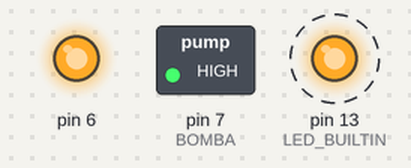
A sketch run on a simulated Arduino Uno, built with avr-gcc and run on an emulated ATmega328P. Shown: switched loads named in the sketch (green lamp = pin HIGH), output pins drawn as LEDs (lit = HIGH). Dashed ring = blinking.

Above: at 0.1 s.
Timing chart, 0 to 40.0 s (numbered marks = the images above):
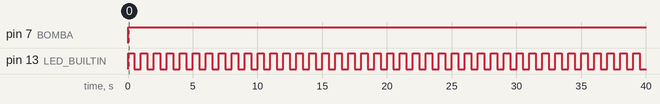

Measured:
- by itself, pin 7 (BOMBA): LOW → HIGH at 0.00 s
- by itself, pin 13 (LED_BUILTIN): alternates HIGH for 0.50 s and LOW for 0.50 s

The sketch:

irrigador.ino
```cpp
/*
 * Sistema de irrigação
 * Pino 6: sempre ligado, usado para testes
 * Pino 7: liga/desliga a bomba
 * LED_BUILTIN: pisca rápido quando a bomba está ligada, pisca mais lento quando a bomba está desligada
 */

// Bomba d'água
#define BOMBA 7

//  Tempo ligado
#define ON_H (0L)
#define ON_M (1L)
#define ON_S (30L)
#define ON ((ON_H * 60L + ON_M) * 60L + ON_S)

//  Tempo desligado (na verdade, deveria ser tempo do ciclo)
#define OFF_H (24L)
#define OFF_M (0L)
#define OFF_S (0L)
#define OFF ((OFF_H * 60L + OFF_M) * 60L + OFF_S - ON)

//#define TX_LED 1

void setup() {
  // initialize digital pin LED_BUILTIN as an output.
  pinMode(LED_BUILTIN, OUTPUT);
  pinMode(7, OUTPUT);
  pinMode(6, OUTPUT);
  digitalWrite(6, HIGH);
}

void loop() {
  // liga a bomba
  digitalWrite(BOMBA, HIGH);
  for(unsigned long i=0L; i<ON; i++) {
    digitalWrite(LED_BUILTIN, HIGH);   // turn the LED on (HIGH is the voltage level)
      delay(500L);                     // wait for a while
    digitalWrite(LED_BUILTIN, LOW);    // turn the LED off by making the voltage LOW
      delay(500L);                     // wait for a while
  }

  // desliga a bomba
  digitalWrite(BOMBA, LOW);
  for(unsigned long i=0L; i<OFF/2L; i++) {
    digitalWrite(LED_BUILTIN, HIGH);   // turn the LED on (HIGH is the voltage level)
      delay(1000L);                    // wait for a while
    digitalWrite(LED_BUILTIN, LOW);    // turn the LED off by making the voltage LOW
      delay(1000L);                    // wait for a while
  }
}
```
